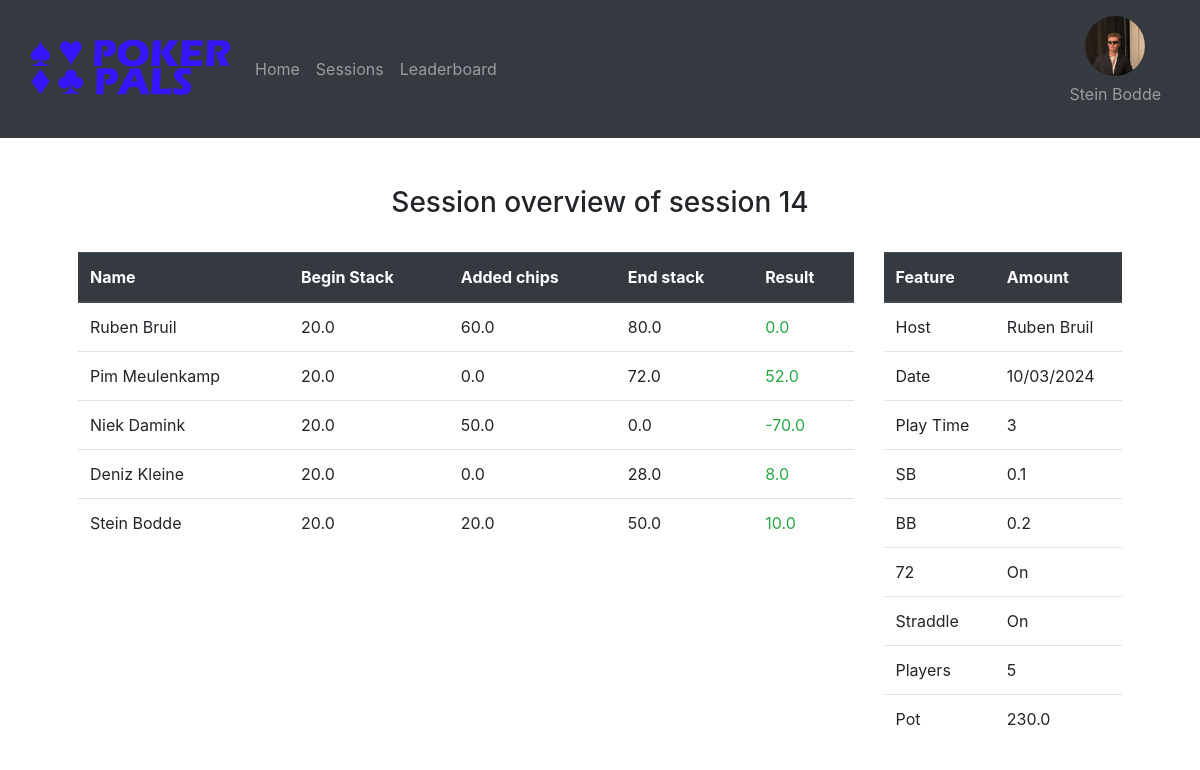
Screenshot of /sessions/14 (signed in) with the database file from the repository.
### website/database/models.py (models this page shows)
class User(db.Model, UserMixin):
    id = db.Column(db.Integer, primary_key=True)
    name = db.Column(db.String(150), unique=True)
    password = db.Column(db.String(150))
    imgURL = db.Column(db.String(10000))

class User_Session(db.Model):
    noneID = db.Column(db.Integer, primary_key=True)
    session_ID = db.Column(db.Integer, db.ForeignKey('session.session_ID'))
    person_name = db.Column(db.String(150), db.ForeignKey('user.name'))
    begin_stack = db.Column(db.Float)
    added_chips = db.Column(db.Float)
    end_stack = db.Column(db.Float)

class Session(db.Model):
    session_ID = db.Column(db.Integer, primary_key=True)
    host = db.Column(db.String(100))
    date = db.Column(db.String(100))
    duration = db.Column(db.Integer)
    straddle = db.Column(db.Boolean)
    seven_deuce = db.Column(db.Boolean)
    small_blind = db.Column(db.Float)
    big_blind = db.Column(db.Float)

### website/views.py (the view)
@views.route('/sessions/<id>')
@login_required
def sessionOverview(id):
    session_information, enters = sessionQueries.getSessionInformation(id)
    return render_template("sessionOverview.html", user = current_user, session_information = session_information, enters = enters, session = sessionQueries.getSingleSession(id))

### website/__init__.py (called while the page is built)
def create_app():
    app = Flask(__name__)
    app.config['SECRET_KEY'] = 'ksjdksajdk17HSSH2ssj88ss'
    app.config['SQLALCHEMY_DATABASE_URI'] = f'sqlite:///{DB_NAME}'
    db.init_app(app)
    from .views import views
    from .auth import auth
    from .admin import admin
    app.register_blueprint(views, url_prefix='/')
    app.register_blueprint(auth, url_prefix='/')
    app.register_blueprint(admin, url_prefix='/admin')
    from .database.models import User, Post
    create_database(app)
    login_manager = LoginManager()
    login_manager.login_view = 'auth.login'
    login_manager.init_app(app)
    @login_manager.user_loader
    def load_user(id):
        return User.query.get(int(id))
    return app

### website/database/sessionQueries.py (called while the page is built)
def getSessionInformation(id):
    user_sessions = User_Session.query.filter(User_Session.session_ID == id)
    enters = {}
    i = 0
    for user in user_sessions:
        if i%2 == 0 and i != 0:
            enters[user.person_name] = True
        else:
            enters[user.person_name] = False
        i += 1
    return user_sessions, enters

def getSingleSession(id):
    session = Session.query.filter(Session.session_ID == id).first()
    total = 0
    userSessions = User_Session.query.filter(User_Session.session_ID == session.session_ID)
    players = userSessions.count()
    for userSession in userSessions:
            total += userSession.end_stack
    session.players = players
    session.pot = total
    all_sessions = Session.query.order_by(func.substr(Session.date, 7, 10).desc(), func.substr(Session.date, 4, 5).desc(), func.substr(Session.date, 1, 2).desc()).all()
    sessionNum = {}
    for i, the_session in enumerate(all_sessions):
        sessionNum[the_session.session_ID] = len(all_sessions)-i
    session.number = sessionNum[session.session_ID]
    return session

### website/templates/sessionOverview.html (shortened to what this page needs)
{% extends "base.html" %} {% block title %}Sessions Overview{% endblock %} {% block content %}
<div class="container p-5">
    <h3 align="center">Session overview of session {{session.number}}</h3><br>
    <div class="row">
        <div class="col-9">
            <table class="table">
                <thead class="thead-dark">
                    <tr>
                        <th scope="col">Name</th>
                        <th scope="col">Begin Stack</th>
                        <th scope="col">Added chips</th>
                        <th scope="col">End stack</th>
                        <th scope="col">Result</th>
                    </tr>
                </thead>
                <tbody>
                    {%for user in session_information%}
                    <tr>
                        <td>{{user.person_name}}</td>
                        <td>{{user.begin_stack | round(2)}}</td>
                        <td>{{user.added_chips | round(2)}}</td>
                        <td>{{user.end_stack | round(2)}}</td>
                        <td name="total">{{(user.end_stack - user.begin_stack - user.added_chips) | round(2)}}</td>
                    </tr>
                    {%endfor%}
                </tbody>
            </table>
        </div>
        <div class="col">
            <table class="table">
                <thead class="thead-dark">
                    <tr>
                        <th scope="col">Feature</th>
                        <th scope="col">Amount</th>
                    </tr>
                <tbody>
                    <tr>
                        <td>Host</td>
                        <td>{{session.host}}</td>
                    </tr>
                    <tr>
                        <td>Date</td>
                        <td>{{session.date}}</td>
                    </tr>
                    <tr>
                        <td>Play Time</td>
                        <td>{{session.duration | round(2)}}</td>
                    </tr>
                    <tr>
                        <td>SB</td>
                        <td>{{session.small_blind | round(2)}}</td>
                    </tr>
                    <tr>
                        <td>BB</td>
                        <td>{{session.big_blind | round(2)}}</td>
                    </tr>
                    <tr>
                        <td>72</td>
                        {%if session.seven_deuce%}
                        <td>On</td>
                        {%else%}
                        <td>Off</td>
                        {%endif%}
                    </tr>
                    <tr>
                        <td>Straddle</td>
                        {%if session.straddle%}
                        <td>On</td>
                        {%else%}
                        <td>Off</td>
                        {%endif%}
                    </tr>
                    <tr>
                        <td>Players</td>
                        <td>{{session.players | round(2)}}</td>
                    </tr>
                    <tr>
                        <td>Pot</td>
                        <td>{{session.pot | round(2)}}</td>
                    </tr>
                </tbody>
                </thead>
            </table>
        </div>
    </div>
</div>
{% endblock %}

### website/templates/base.html (shortened to what this page needs)
<!DOCTYPE html>
<html>
<head>
  <link rel="stylesheet" href="https://stackpath.bootstrapcdn.com/bootstrap/4.4.1/css/bootstrap.min.css"
 />
  <link rel="stylesheet" href="https://stackpath.bootstrapcdn.com/font-awesome/4.7.0/css/font-awesome.min.css"
 />
</head>
<body>
  {% if user.is_authenticated %}
  <nav class="navbar navbar-expand-lg navbar-dark bg-dark sticky-top">
    <div class="container-fluid">
      <a class="navbar-brand">
        <img src="{{url_for('static', filename='pictures/logo.png')}}" width="200px">
      </a>
      <div class="collapse navbar-collapse" id="navbarText">
        <ul class="navbar-nav me-auto mb-2 mb-lg-0">
          <li class="nav-item">
            <a class="nav-link" href="/">Home</a>
          </li>
          <li class="nav-item">
            <a class="nav-link" href="/sessions">Sessions</a>
          </li>
          <li class="nav-item">
            <a class="nav-link" href="/leaderboard">Leaderboard</a>
          </li>
        </ul>
        <ul class="navbar-nav ml-auto mb-2 mb-lg-0">
          <li class="nav-item">
            <a class="nav-link text-center" href="/account">
              <div class="circular--landscape-big">
                <div class="image-container">
                  <img src="{{url_for('static', filename= user.imgURL)}}">
                </div>
              </div>
              <p>{{user.name}}</p>
            </a>
      </div>
    </div>
  </nav>
  {% endif %}
  <div class="container-fluid">
    {% block content%}
    {% endblock %}
  </div>
</body>
</html>

### website/templates/base.html (style rules this page uses)
.circular--landscape-big { display: inline-block; position: relative; width: 60px; height: 60px; overflow: hidden; border-radius: 50%; }
.circular--landscape-big img { width: auto; height: 200%; margin-left: -5px; transition: opacity 0.3s ease-in-out; }
.image-container { width: 100%; height: 100%; }

### rows the page displays
User: imgURL (picture), name "Stein Bodde"
User_Session: person_name "Ruben Bruil", begin_stack "20.0", added_chips "60.0", end_stack "80.0", end_stack+begin_stack+added_chips "0.0"
User_Session: person_name "Pim Meulenkamp", begin_stack "20.0", added_chips "0.0", end_stack "72.0", end_stack+begin_stack+added_chips "52.0"
User_Session: person_name "Niek Damink", begin_stack "20.0", added_chips "50.0", end_stack "0.0", end_stack+begin_stack+added_chips "-70.0"
User_Session: person_name "Deniz Kleine", begin_stack "20.0", added_chips "0.0", end_stack "28.0", end_stack+begin_stack+added_chips "8.0"
User_Session: person_name "Stein Bodde", begin_stack "20.0", added_chips "20.0", end_stack "50.0", end_stack+begin_stack+added_chips "10.0"

### other values shown
{{ session.number }} "14"
{{ session.host }} "Ruben Bruil"
{{ session.date }} "10/03/2024"
{{ session.duration | round(2) }} "3"
{{ session.small_blind | round(2) }} "0.1"
{{ session.big_blind | round(2) }} "0.2"
{{ session.players | round(2) }} "5"
{{ session.pot | round(2) }} "230.0"
